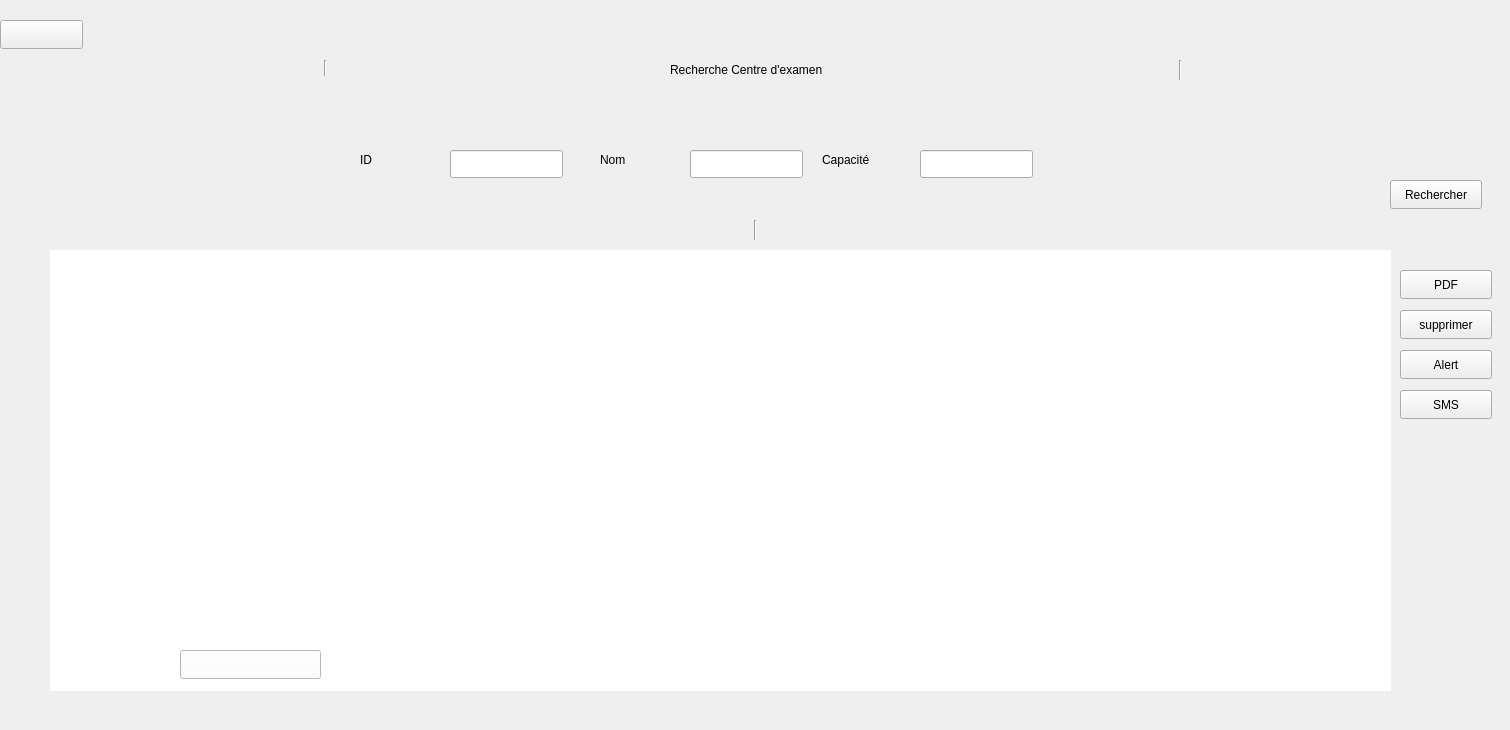
        <widget class="QWidget" name="page_8">
         <widget class="QPushButton" name="pushButton_42">
          <property name="geometry">
           <rect>
            <x>0</x>
            <y>20</y>
            <width>83</width>
            <height>29</height>
           </rect>
          </property>
          <property name="text">
           <string/>
          </property>
          <property name="icon">
           <iconset theme="QIcon::ThemeIcon::EditUndo">
            <normaloff>../../../../GExamen/GExamen</normaloff>../../../../GExamen/GExamen</iconset>
          </property>
         </widget>
         <widget class="QFrame" name="frame_15">
          <property name="geometry">
           <rect>
            <x>10</x>
            <y>50</y>
            <width>1491</width>
            <height>671</height>
           </rect>
          </property>
          <property name="styleSheet">
           <string notr="true"/>
          </property>
          <property name="frameShape">
           <enum>QFrame::NoFrame</enum>
          </property>
          <widget class="QLineEdit" name="lineEdit_9">
           <property name="geometry">
            <rect>
             <x>440</x>
             <y>100</y>
             <width>113</width>
             <height>28</height>
            </rect>
           </property>
           <property name="styleSheet">
            <string notr="true"/>
           </property>
           <property name="text">
            <string/>
           </property>
          </widget>
          <widget class="QLabel" name="label_56">
           <property name="geometry">
            <rect>
             <x>350</x>
             <y>100</y>
             <width>63</width>
             <height>20</height>
            </rect>
           </property>
           <property name="text">
            <string>ID</string>
           </property>
          </widget>
          <widget class="QLabel" name="label_57">
           <property name="geometry">
            <rect>
             <x>590</x>
             <y>100</y>
             <width>63</width>
             <height>20</height>
            </rect>
           </property>
           <property name="text">
            <string>Nom</string>
           </property>
          </widget>
          <widget class="QLineEdit" name="lineEdit_23">
           <property name="geometry">
            <rect>
             <x>680</x>
             <y>100</y>
             <width>113</width>
             <height>28</height>
            </rect>
           </property>
           <property name="styleSheet">
            <string notr="true"/>
           </property>
           <property name="text">
            <string/>
           </property>
          </widget>
          <widget class="QLabel" name="label_58">
           <property name="geometry">
            <rect>
             <x>812</x>
             <y>100</y>
             <width>71</width>
             <height>20</height>
            </rect>
           </property>
           <property name="text">
            <string>Capacité</string>
           </property>
          </widget>
          <widget class="QLineEdit" name="lineEdit_25">
           <property name="geometry">
            <rect>
             <x>910</x>
             <y>100</y>
             <width>113</width>
             <height>28</height>
            </rect>
           </property>
           <property name="styleSheet">
            <string notr="true"/>
           </property>
           <property name="text">
            <string/>
           </property>
          </widget>
          <widget class="Line" name="line_7">
           <property name="geometry">
            <rect>
             <x>30</x>
             <y>170</y>
             <width>1431</width>
             <height>20</height>
            </rect>
           </property>
           <property name="orientation">
            <enum>Qt::Vertical</enum>
           </property>
          </widget>
          <widget class="QPushButton" name="pushButton_43">
           <property name="geometry">
            <rect>
             <x>1380</x>
             <y>130</y>
             <width>92</width>
             <height>29</height>
            </rect>
           </property>
           <property name="styleSheet">
            <string notr="true"/>
           </property>
           <property name="text">
            <string>Rechercher</string>
           </property>
          </widget>
          <widget class="QFrame" name="frame_16">
           <property name="geometry">
            <rect>
             <x>0</x>
             <y>0</y>
             <width>1491</width>
             <height>41</height>
            </rect>
           </property>
           <property name="styleSheet">
            <string notr="true"/>
           </property>
           <property name="frameShape">
            <enum>QFrame::NoFrame</enum>
           </property>
           <widget class="QLabel" name="label_59">
            <property name="geometry">
             <rect>
              <x>660</x>
              <y>10</y>
              <width>201</width>
              <height>20</height>
             </rect>
            </property>
            <property name="text">
             <string>Recherche Centre d'examen</string>
            </property>
           </widget>
           <widget class="Line" name="line_8">
            <property name="geometry">
             <rect>
              <x>40</x>
              <y>10</y>
              <width>551</width>
              <height>16</height>
             </rect>
            </property>
            <property name="orientation">
             <enum>Qt::Vertical</enum>
            </property>
           </widget>
           <widget class="Line" name="line_9">
            <property name="geometry">
             <rect>
              <x>870</x>
              <y>10</y>
              <width>601</width>
              <height>20</height>
             </rect>
            </property>
            <property name="orientation">
             <enum>Qt::Vertical</enum>
            </property>
           </widget>
          </widget>
          <widget class="QTableView" name="tableWidget_employes_2">
           <property name="geometry">
            <rect>
             <x>40</x>
             <y>200</y>
             <width>1341</width>
             <height>441</height>
            </rect>
           </property>
           <property name="contextMenuPolicy">
            <enum>Qt::NoContextMenu</enum>
           </property>
           <property name="styleSheet">
            <string notr="true"/>
           </property>
           <property name="frameShape">
            <enum>QFrame::NoFrame</enum>
           </property>
           <property name="editTriggers">
            <set>QAbstractItemView::NoEditTriggers</set>
           </property>
           <property name="selectionMode">
            <enum>QAbstractItemView::NoSelection</enum>
           </property>
           <property name="selectionBehavior">
            <enum>QAbstractItemView::SelectItems</enum>
           </property>
          </widget>
          <widget class="QPushButton" name="pushButton_44">
           <property name="geometry">
            <rect>
             <x>1390</x>
             <y>220</y>
             <width>92</width>
             <height>29</height>
            </rect>
           </property>
           <property name="styleSheet">
            <string notr="true"/>
           </property>
           <property name="text">
            <string>PDF</string>
           </property>
          </widget>
          <widget class="QPushButton" name="pushButton_45">
           <property name="geometry">
            <rect>
             <x>1390</x>
             <y>260</y>
             <width>92</width>
             <height>29</height>
            </rect>
           </property>
           <property name="styleSheet">
            <string notr="true"/>
           </property>
           <property name="text">
            <string>supprimer</string>
           </property>
          </widget>
          <widget class="QLabel" name="label_60">
           <property name="geometry">
            <rect>
             <x>52</x>
             <y>209</y>
             <width>1321</width>
             <height>421</height>
            </rect>
           </property>
           <property name="text">
            <string/>
           </property>
           <property name="pixmap">
            <pixmap>:/images/table.png</pixmap>
           </property>
           <property name="scaledContents">
            <bool>true</bool>
           </property>
          </widget>
          <widget class="QPushButton" name="pushButton_46">
           <property name="geometry">
            <rect>
             <x>170</x>
             <y>600</y>
             <width>141</width>
             <height>29</height>
            </rect>
           </property>
           <property name="styleSheet">
            <string notr="true">background-color: rgb(255, 255, 255);</string>
           </property>
           <property name="text">
            <string/>
           </property>
          </widget>
          <widget class="QPushButton" name="pushButton_47">
           <property name="geometry">
            <rect>
             <x>1390</x>
             <y>300</y>
             <width>92</width>
             <height>29</height>
            </rect>
           </property>
           <property name="styleSheet">
            <string notr="true"/>
           </property>
           <property name="text">
            <string>Alert</string>
           </property>
          </widget>
          <widget class="QPushButton" name="pushButton_48">
           <property name="geometry">
            <rect>
             <x>1390</x>
             <y>340</y>
             <width>92</width>
             <height>29</height>
            </rect>
           </property>
           <property name="styleSheet">
            <string notr="true"/>
           </property>
           <property name="text">
            <string>SMS</string>
           </property>
          </widget>
         </widget>
        </widget>
